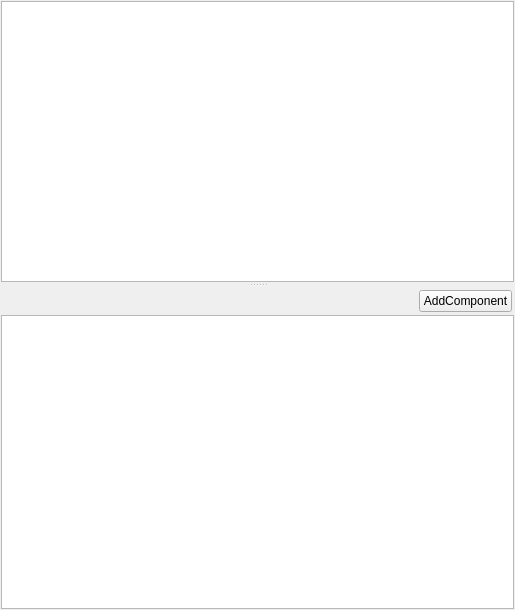
<?xml version="1.0" encoding="UTF-8"?>
<ui version="4.0">
 <class>EntityEditorModel</class>
 <widget class="QWidget" name="EntityEditorModel">
  <property name="geometry">
   <rect>
    <x>0</x>
    <y>0</y>
    <width>515</width>
    <height>610</height>
   </rect>
  </property>
  <property name="windowTitle">
   <string>EntityEditorModel</string>
  </property>
  <property name="floating" stdset="0">
   <bool>true</bool>
  </property>
  <layout class="QVBoxLayout" name="verticalLayout_5">
   <property name="spacing">
    <number>0</number>
   </property>
   <property name="leftMargin">
    <number>0</number>
   </property>
   <property name="topMargin">
    <number>0</number>
   </property>
   <property name="rightMargin">
    <number>0</number>
   </property>
   <property name="bottomMargin">
    <number>0</number>
   </property>
   <item>
    <layout class="QVBoxLayout" name="verticalLayout">
     <property name="spacing">
      <number>0</number>
     </property>
     <property name="leftMargin">
      <number>0</number>
     </property>
     <property name="topMargin">
      <number>0</number>
     </property>
     <property name="rightMargin">
      <number>0</number>
     </property>
     <property name="bottomMargin">
      <number>0</number>
     </property>
     <item>
      <widget class="QWidget" name="widget" native="true">
       <layout class="QVBoxLayout" name="verticalLayout_4">
        <property name="spacing">
         <number>0</number>
        </property>
        <property name="leftMargin">
         <number>0</number>
        </property>
        <property name="topMargin">
         <number>0</number>
        </property>
        <property name="rightMargin">
         <number>0</number>
        </property>
        <property name="bottomMargin">
         <number>0</number>
        </property>
        <item>
         <widget class="QSplitter" name="splitter">
          <property name="orientation">
           <enum>Qt::Vertical</enum>
          </property>
          <widget class="QWidget" name="widget_3" native="true">
           <layout class="QVBoxLayout" name="verticalLayout_3">
            <property name="spacing">
             <number>1</number>
            </property>
            <property name="leftMargin">
             <number>1</number>
            </property>
            <property name="topMargin">
             <number>1</number>
            </property>
            <property name="rightMargin">
             <number>1</number>
            </property>
            <property name="bottomMargin">
             <number>1</number>
            </property>
            <item>
             <widget class="QTreeView" name="treeView"/>
            </item>
           </layout>
          </widget>
          <widget class="QWidget" name="widget_2" native="true">
           <layout class="QVBoxLayout" name="verticalLayout_2">
            <property name="spacing">
             <number>1</number>
            </property>
            <property name="leftMargin">
             <number>1</number>
            </property>
            <property name="topMargin">
             <number>1</number>
            </property>
            <property name="rightMargin">
             <number>1</number>
            </property>
            <property name="bottomMargin">
             <number>1</number>
            </property>
            <item>
             <widget class="QWidget" name="widget_4" native="true">
              <layout class="QHBoxLayout" name="horizontalLayout">
               <property name="spacing">
                <number>2</number>
               </property>
               <property name="leftMargin">
                <number>2</number>
               </property>
               <property name="topMargin">
                <number>2</number>
               </property>
               <property name="rightMargin">
                <number>2</number>
               </property>
               <property name="bottomMargin">
                <number>2</number>
               </property>
               <item>
                <spacer name="horizontalSpacer">
                 <property name="orientation">
                  <enum>Qt::Horizontal</enum>
                 </property>
                 <property name="sizeHint" stdset="0">
                  <size>
                   <width>40</width>
                   <height>20</height>
                  </size>
                 </property>
                </spacer>
               </item>
               <item>
                <widget class="QPushButton" name="pushButton">
                 <property name="text">
                  <string>AddComponent</string>
                 </property>
                </widget>
               </item>
              </layout>
             </widget>
            </item>
            <item>
             <widget class="QTreeView" name="treeViewDetails"/>
            </item>
           </layout>
          </widget>
         </widget>
        </item>
       </layout>
      </widget>
     </item>
    </layout>
   </item>
  </layout>
 </widget>
 <layoutdefault spacing="6" margin="11"/>
 <resources>
  <include location="../../Resources/icons.qrc"/>
 </resources>
 <connections/>
</ui>
